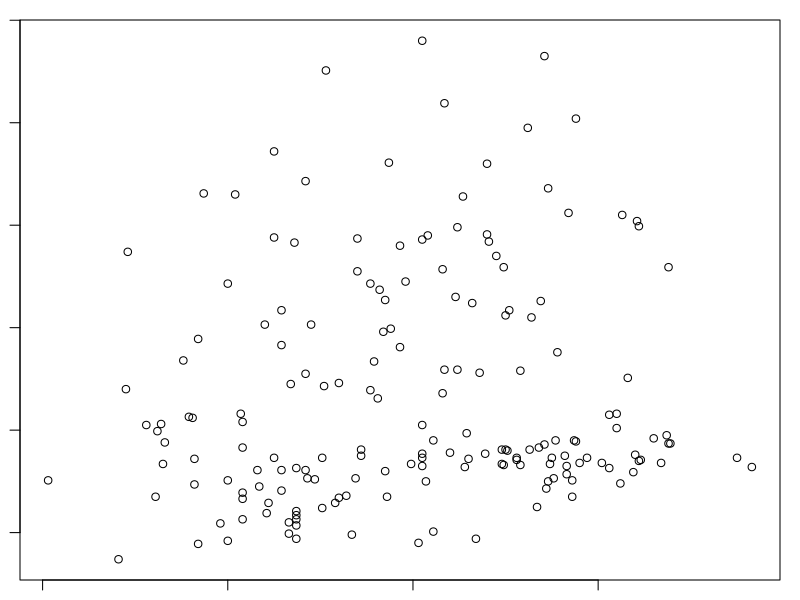
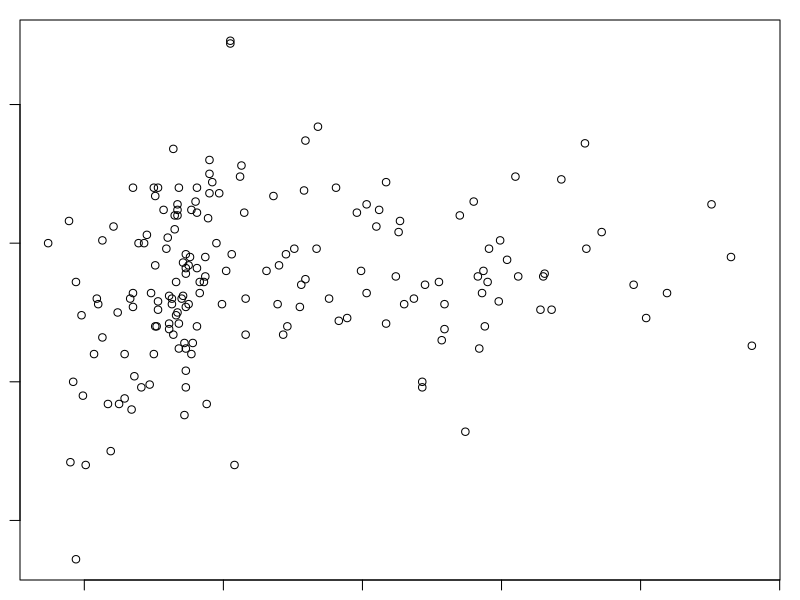
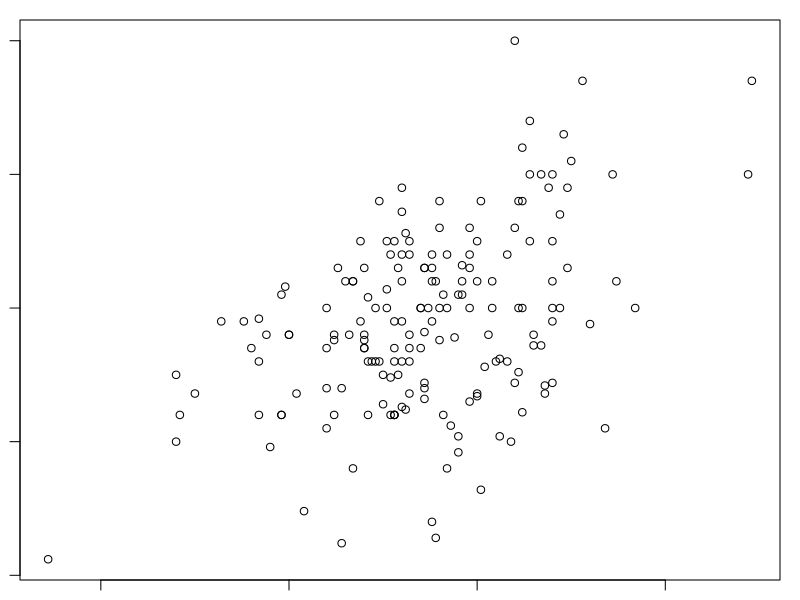
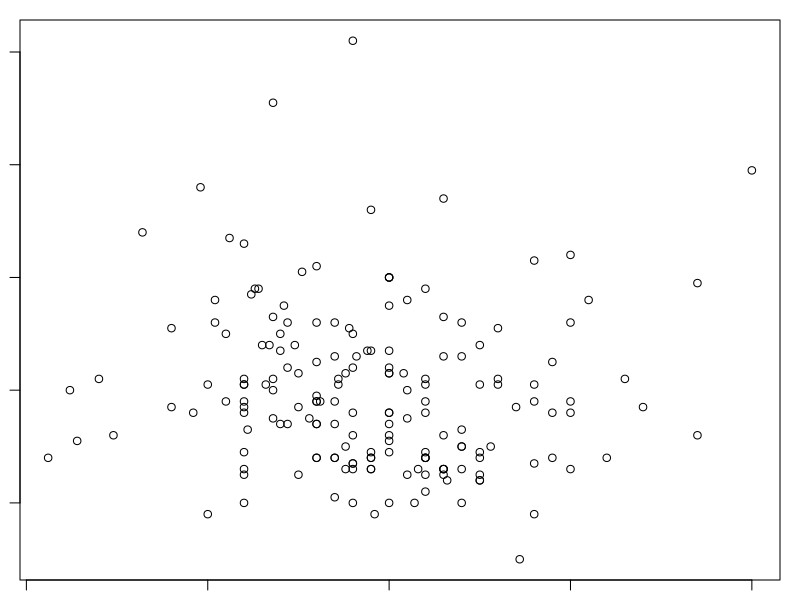
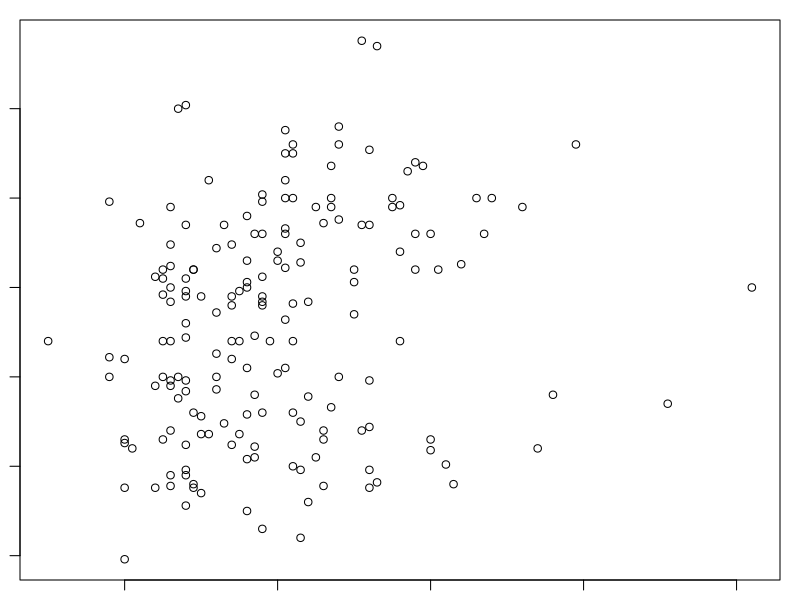
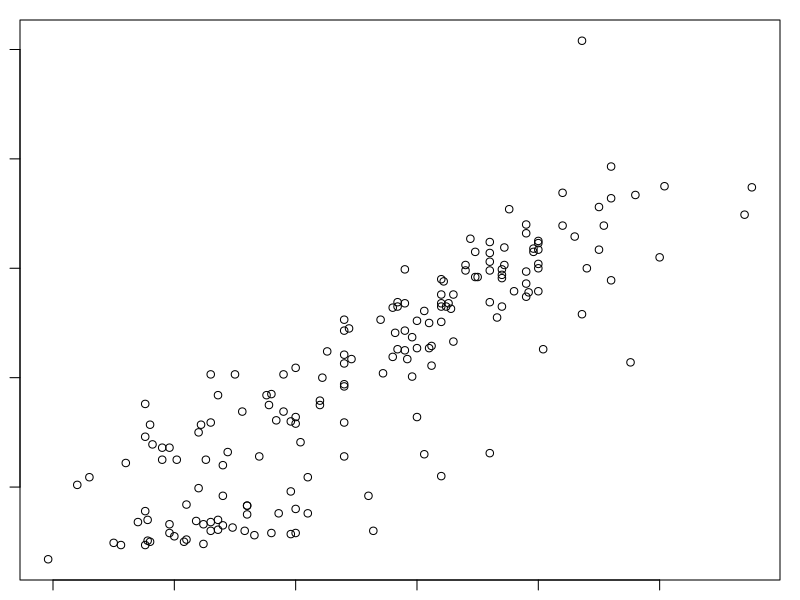
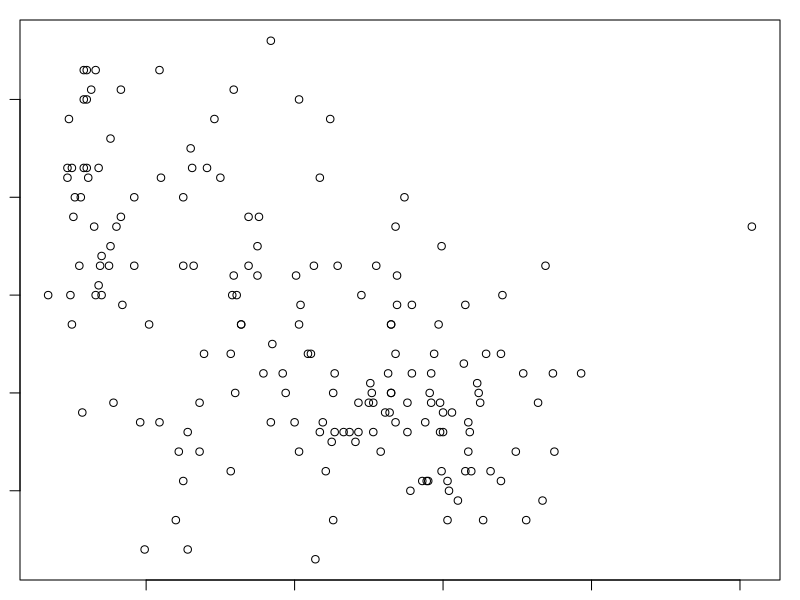
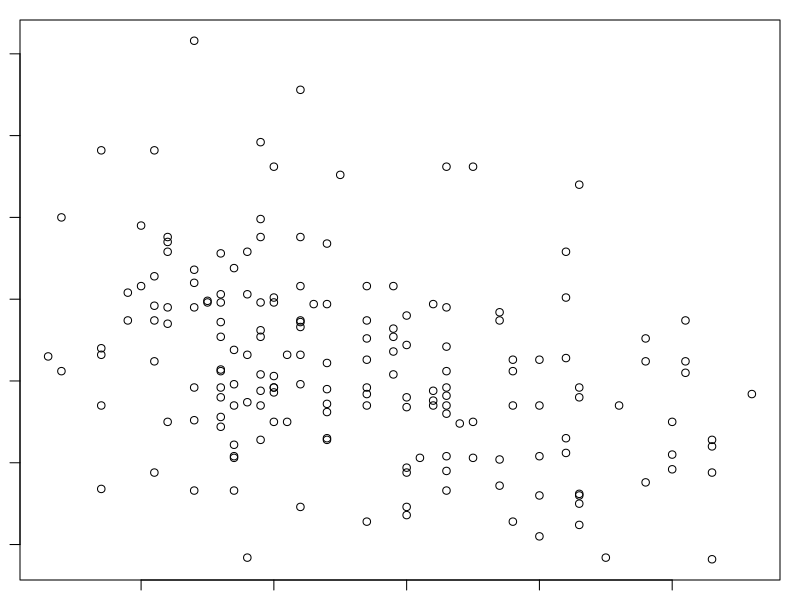

R code for these plots, in order:
install.packages('gclus')
library('gclus')
data(wine)
da=wine
par(mar=rep(1, times = 4))
#par(mar=c(1,1,1,1))
#par(mfrow=c(4,4))
for(i in c(2:12))
{
#  print(i)
  plot(da[,i],da[,i+1])
#plot(da[,3],da[,4])
}

f=function(data)
{
  x=colMeans(data)
  y=cov(data)
  z=cor(data)
  print(list(meand=x,cov=y,cor=z))
}
f(da)
